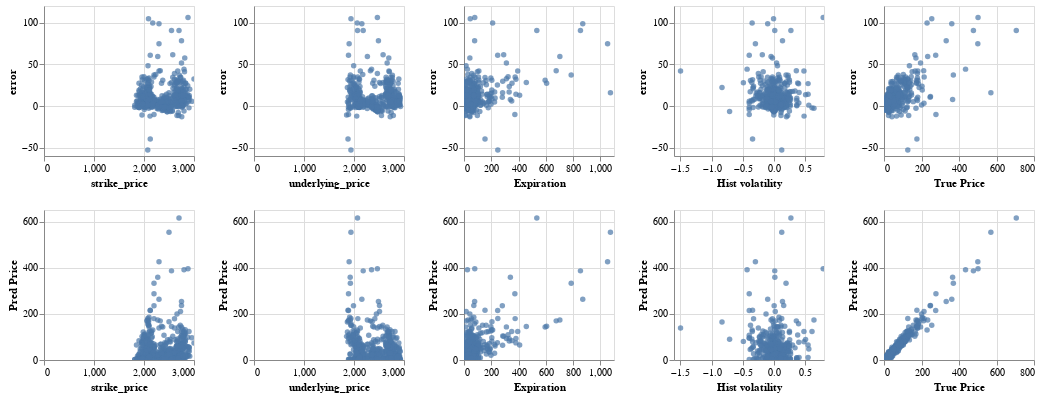

The cell this chart's notebook holds for it:
### Code cell
source = df.sample(n = 500, random_state= 1,replace = False)
alt.Chart(source).mark_circle().encode(
    alt.X(alt.repeat("column"), type='quantitative'),
    alt.Y(alt.repeat("row"), type='quantitative'),
).properties(
    width=150,
    height=150
).repeat(
    row=['error', 'Pred Price'],
    column=['strike_price','underlying_price', 'Expiration', 'Hist volatility','True Price']
).interactive()

### Figure 1 — Vega-Lite specification as saved in the notebook (floating-point values rounded to 4 significant figures; data arrays with more than 128 entries replaced by an {"elided": "..."} marker saying what was removed)
{"config": {"view": {"continuousWidth": 400, "continuousHeight": 300}}, "repeat": {"column": ["strike_price", "underlying_price", "Expiration", "Hist volatility", "True Price"], "row": ["error", "Pred Price"]}, "spec": {"data": {"name": "data-b150c428e8ea1eb79613943b8d1455cd"}, "mark": "circle", "encoding": {"x": {"type": "quantitative", "field": {"repeat": "column"}}, "y": {"type": "quantitative", "field": {"repeat": "row"}}}, "height": 150, "selection": {"selector002": {"type": "interval", "bind": "scales", "encodings": ["x", "y"]}}, "width": 150}, "$schema": "https://vega.github.io/schema/vega-lite/v4.8.1.json", "datasets": {"data-b150c428e8ea1eb79613943b8d1455cd": {"elided": "500 records"}}}
